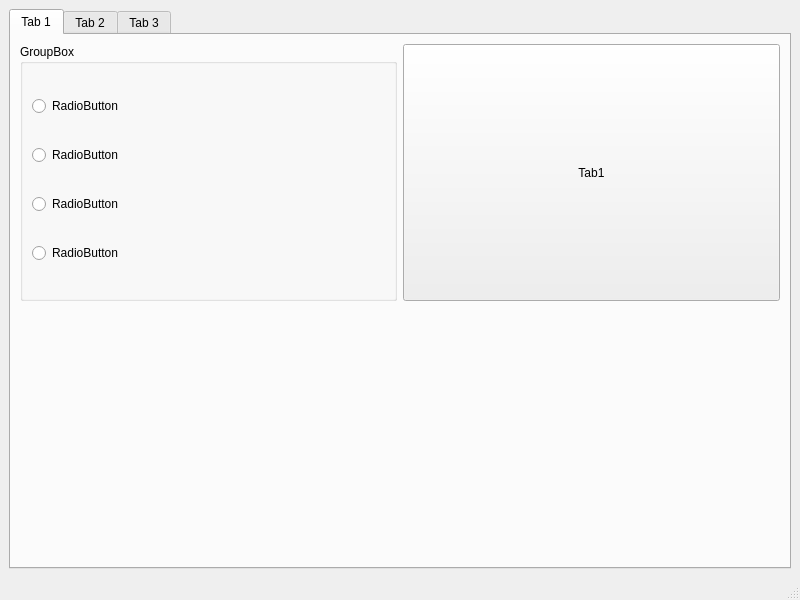
<?xml version="1.0" encoding="UTF-8"?>
<ui version="4.0">
 <class>MainWindow</class>
 <widget class="QMainWindow" name="MainWindow">
  <property name="geometry">
   <rect>
    <x>0</x>
    <y>0</y>
    <width>800</width>
    <height>600</height>
   </rect>
  </property>
  <property name="windowTitle">
   <string>MainWindow</string>
  </property>
  <widget class="QWidget" name="centralwidget">
   <layout class="QHBoxLayout" name="horizontalLayout_5">
    <item>
     <widget class="QTabWidget" name="tabWidget">
      <property name="currentIndex">
       <number>0</number>
      </property>
      <widget class="QWidget" name="tab">
       <attribute name="title">
        <string>Tab 1</string>
       </attribute>
       <layout class="QHBoxLayout" name="horizontalLayout_2">
        <item>
         <layout class="QVBoxLayout" name="verticalLayout_2">
          <item>
           <layout class="QHBoxLayout" name="horizontalLayout">
            <item>
             <widget class="QGroupBox" name="groupBox">
              <property name="title">
               <string>GroupBox</string>
              </property>
              <layout class="QVBoxLayout" name="verticalLayout">
               <item>
                <widget class="QRadioButton" name="radioButton">
                 <property name="text">
                  <string>RadioButton</string>
                 </property>
                </widget>
               </item>
               <item>
                <widget class="QRadioButton" name="radioButton_3">
                 <property name="text">
                  <string>RadioButton</string>
                 </property>
                </widget>
               </item>
               <item>
                <widget class="QRadioButton" name="radioButton_4">
                 <property name="text">
                  <string>RadioButton</string>
                 </property>
                </widget>
               </item>
               <item>
                <widget class="QRadioButton" name="radioButton_2">
                 <property name="text">
                  <string>RadioButton</string>
                 </property>
                </widget>
               </item>
              </layout>
             </widget>
            </item>
            <item>
             <widget class="QPushButton" name="tab1Button">
              <property name="sizePolicy">
               <sizepolicy hsizetype="Minimum" vsizetype="Expanding">
                <horstretch>0</horstretch>
                <verstretch>0</verstretch>
               </sizepolicy>
              </property>
              <property name="text">
               <string>Tab1</string>
              </property>
             </widget>
            </item>
           </layout>
          </item>
          <item>
           <spacer name="verticalSpacer">
            <property name="orientation">
             <enum>Qt::Vertical</enum>
            </property>
            <property name="sizeHint" stdset="0">
             <size>
              <width>20</width>
              <height>168</height>
             </size>
            </property>
           </spacer>
          </item>
         </layout>
        </item>
       </layout>
      </widget>
      <widget class="QWidget" name="tab_2">
       <attribute name="title">
        <string>Tab 2</string>
       </attribute>
       <layout class="QHBoxLayout" name="horizontalLayout_3">
        <item>
         <layout class="QVBoxLayout" name="verticalLayout_3">
          <item>
           <widget class="QPushButton" name="pushButton_2">
            <property name="text">
             <string>Tab2</string>
            </property>
           </widget>
          </item>
          <item>
           <widget class="QPushButton" name="pushButton_3">
            <property name="text">
             <string>PushButton</string>
            </property>
           </widget>
          </item>
          <item>
           <widget class="QPushButton" name="pushButton_4">
            <property name="text">
             <string>PushButton</string>
            </property>
           </widget>
          </item>
          <item>
           <spacer name="verticalSpacer_2">
            <property name="orientation">
             <enum>Qt::Vertical</enum>
            </property>
            <property name="sizeHint" stdset="0">
             <size>
              <width>20</width>
              <height>148</height>
             </size>
            </property>
           </spacer>
          </item>
         </layout>
        </item>
       </layout>
      </widget>
      <widget class="QWidget" name="tab_3">
       <attribute name="title">
        <string>Tab 3</string>
       </attribute>
       <layout class="QHBoxLayout" name="horizontalLayout_4">
        <item>
         <layout class="QVBoxLayout" name="verticalLayout_4">
          <item>
           <widget class="QListWidget" name="listWidget"/>
          </item>
          <item>
           <widget class="QPushButton" name="pushButton_5">
            <property name="text">
             <string>PushButton</string>
            </property>
           </widget>
          </item>
         </layout>
        </item>
       </layout>
      </widget>
     </widget>
    </item>
   </layout>
  </widget>
  <widget class="QMenuBar" name="menubar">
   <property name="geometry">
    <rect>
     <x>0</x>
     <y>0</y>
     <width>800</width>
     <height>21</height>
    </rect>
   </property>
  </widget>
  <widget class="QStatusBar" name="statusbar"/>
 </widget>
 <resources/>
 <connections/>
</ui>
